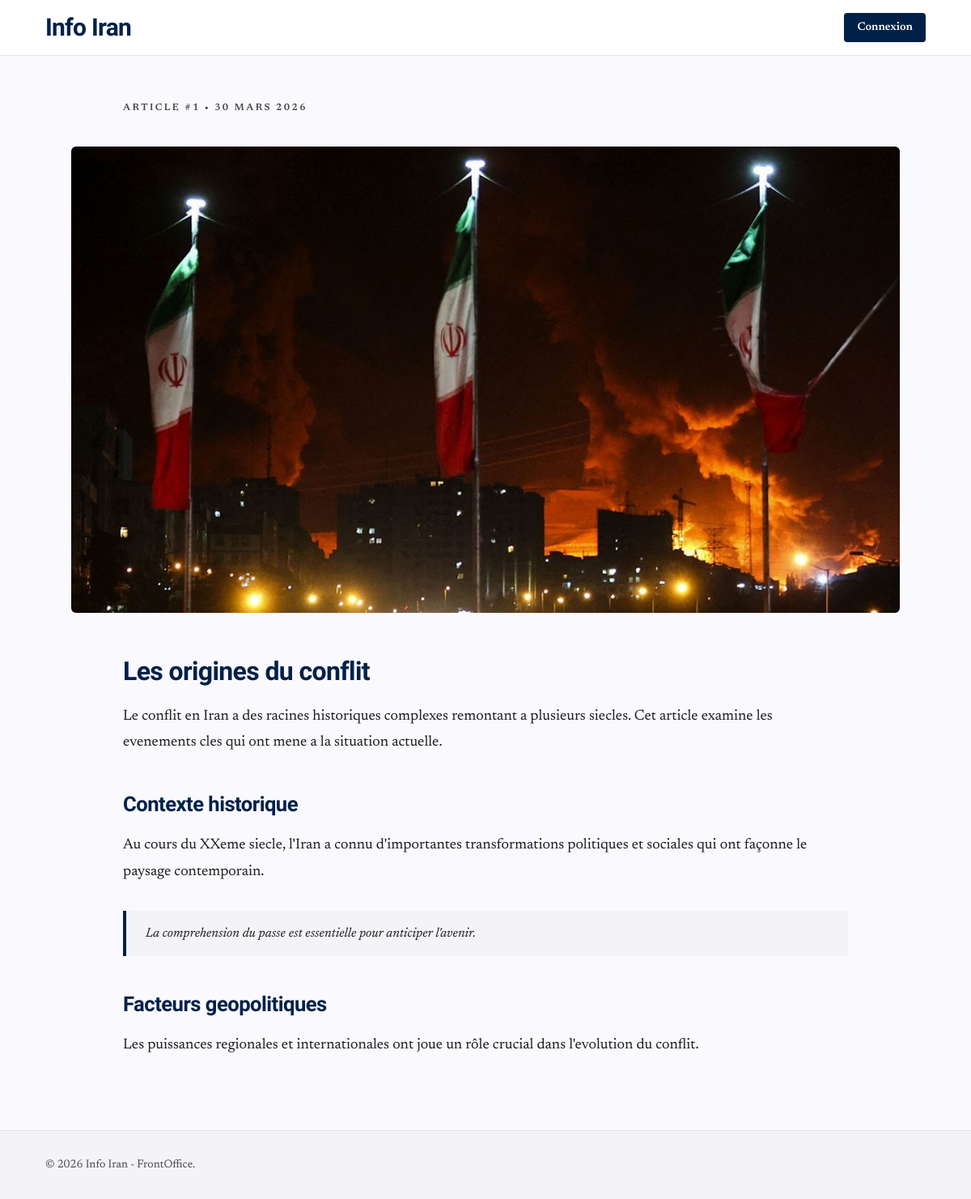
Page /articles/origines-conflit on the committed database.
### tables this page shows
CREATE TABLE articles (
    id INT AUTO_INCREMENT PRIMARY KEY,
    titre VARCHAR(255) NOT NULL,
    slug VARCHAR(255) NOT NULL UNIQUE,
    contenu TEXT NOT NULL,
    image_url VARCHAR(255),
    image_alt VARCHAR(150),
    meta_description VARCHAR(160),
    published_by INT,
    date_creation TIMESTAMP DEFAULT CURRENT_TIMESTAMP,
    date_modification TIMESTAMP DEFAULT CURRENT_TIMESTAMP ON UPDATE CURRENT_TIMESTAMP,
    FOREIGN KEY (published_by) REFERENCES utilisateurs(id) ON DELETE SET NULL,
    INDEX (slug),
    INDEX (date_creation),
    INDEX (published_by)
);

### includes/functions.php (called while the page is built, shortened)
<?php
function normalizeBasePath(string $basePath): string
{
    $basePath = trim(str_replace('\\', '/', $basePath));
    return '/' . trim($basePath, '/');
}
function getBasePath(): string
{
    if (defined('APP_BASE_PATH')) {
        return normalizeBasePath((string) APP_BASE_PATH);
    }
    return detectBasePathFromScript();
}
function withBasePath(string $path, ?string $basePath = null): string
{
    $basePath = $basePath ?? getBasePath();
    $cleanPath = ltrim($path, '/');
    return ($basePath !== '' ? $basePath : '') . '/' . $cleanPath;
}
function resolveImageUrl(string $url, ?string $basePath = null): string
{
    $basePath = $basePath ?? getBasePath();
    $clean = trim($url);
    return withBasePath($clean, $basePath);
}
function escape(string $value): string
{
    return htmlspecialchars($value, ENT_QUOTES, 'UTF-8');
}
function formatArticleDate(string $date): string
{
    try {
        $dateTime = new DateTime($date);
        if (class_exists('IntlDateFormatter')) {
            $formatter = new IntlDateFormatter('fr_FR', IntlDateFormatter::LONG, IntlDateFormatter::NONE);
            $formatted = $formatter->format($dateTime);
            if ($formatted !== false) {
                return $formatted;
            }
        }
        return $dateTime->format('d/m/Y');
    } catch (Exception $e) {
        return $date;
    }
}
function buildArticleBody(string $content): string
{
    $content = trim($content);
    $containsHtml = $content !== strip_tags($content);
    if ($containsHtml) {
        $allowedTags = '<p><h1><h2><h3><h4><h5><h6><blockquote><ul><ol><li><strong><em><b><i><a><img><br>';
        return strip_tags($content, $allowedTags);
    }
    $html = [];
    return !empty($html) ? implode("\n", $html) : '<p>' . nl2br(escape($content)) . '</p>';
}
function getBySlug(PDO $pdo, string $slug): ?array
{
    $stmt = $pdo->prepare('SELECT id, titre, slug, contenu, image_url, image_alt, meta_description, date_creation FROM articles WHERE slug = ? LIMIT 1');
    $stmt->execute([$slug]);
    $result = $stmt->fetch();
    return $result ?: null;
}

### frontoffice/detail-article.php (the view, shortened to what this page needs)
<?php
require_once __DIR__ . '/../includes/db.php';
require_once __DIR__ . '/../includes/functions.php';
$articleSlug = trim($_GET['slug'] ?? '');
$article = getBySlug($pdo, $articleSlug);
$basePath = getBasePath();
$heroImage = resolveImageUrl((string) ($article['image_url'] ?? ''), $basePath);
$heroAlt = trim((string) $article['image_alt']) !== ''
    ? $article['image_alt']
    : 'Illustration de l\'article';
$articleHtml = buildArticleBody((string) $article['contenu']);
$publishedAt = formatArticleDate((string) $article['date_creation']);
?>
<!DOCTYPE html>
<html class="light" lang="fr">
<head>
    <script src="https://cdn.tailwindcss.com?plugins=forms,container-queries"></script>
</head>
<body class="bg-surface text-onSurface font-body selection:bg-blue-100">
<header class="border-b border-line bg-white/90 backdrop-blur-md sticky top-0 z-50">
    <div class="max-w-6xl mx-auto px-4 md:px-8 py-4 flex items-center justify-between">
        <a class="text-2xl md:text-3xl font-black tracking-tight text-primary font-headline" href="<?= escape(withBasePath('guerre-iran-actualites', $basePath)) ?>">Info Iran</a>
        <a class="text-sm font-semibold text-white bg-primary px-4 py-2 rounded shadow-sm hover:bg-opacity-90 transition-colors" href="<?= escape(withBasePath('backoffice/login.php', $basePath)) ?>">Connexion</a>
    </div>
</header>
<main class="max-w-6xl mx-auto px-4 md:px-8 pt-10 md:pt-14 pb-16">
    <header class="max-w-4xl mx-auto mb-10 text-center md:text-left">
        <div class="text-xs uppercase tracking-[0.2em] text-muted font-semibold mb-3">
            Article #<?= (int) $article['id'] ?> • <?= escape($publishedAt) ?>
        </div>
    </header>
    <section class="max-w-5xl mx-auto mb-12">
        <div class="aspect-[16/9] overflow-hidden rounded-md bg-gray-100">
            <img class="w-full h-full object-cover"
                 src="<?= escape($heroImage) ?>"
                 alt="<?= escape($heroAlt) ?>"
                 width="1600"
                 height="900"
                 loading="eager"
                 decoding="async"/>
        </div>
    </section>
    <article class="max-w-4xl mx-auto article-content text-onSurface">
        <?= $articleHtml ?>
    </article>
</main>
<footer class="border-t border-line bg-[#f4f3f7]">
    <div class="max-w-6xl mx-auto px-4 md:px-8 py-8 text-sm text-muted">
        © <?= date('Y') ?> Info Iran - FrontOffice.
    </div>
</footer>
</body>
</html>

### frontoffice/detail-article.php (style rules this page uses)
body { min-height: 100dvh; }
.article-content p { margin-bottom: 1.5rem; line-height: 1.8; font-size: 1.125rem; }
.article-content h1, .article-content h2, .article-content h3 { font-family: 'Work Sans', sans-serif; font-weight: 800; letter-spacing: -0.02em; color: #002147; margin-top: 2.5rem; margin-bottom: 1rem; }
.article-content h1 { font-size: 2rem; }
.article-content h2 { font-size: 1.6rem; }
.article-content blockquote { margin: 2rem 0; padding: 1rem 1.5rem; border-left: 4px solid #002147; background: #f4f3f7; font-style: italic; }

### rows in the picture
articles: id "1", date_creation "30 MARS 2026", image_url (picture), contenu "Les origines du conflit Le conflit en Iran a des racines historiques complexes remontant a plusieurs siecles. Cet article examine les evenements cles qui ont mene a la situation actuelle. Contexte historique Au cours du XXeme siecle, l'Iran a connu d'importantes transformations politiques et sociales qui ont façonne le paysage contemporain. La comprehension du passe est essentielle pour anticiper l'avenir. Facteurs geopolitiques Les puissances regionales et internationales ont joue un rôle crucial dans l'evolution du conflit."
